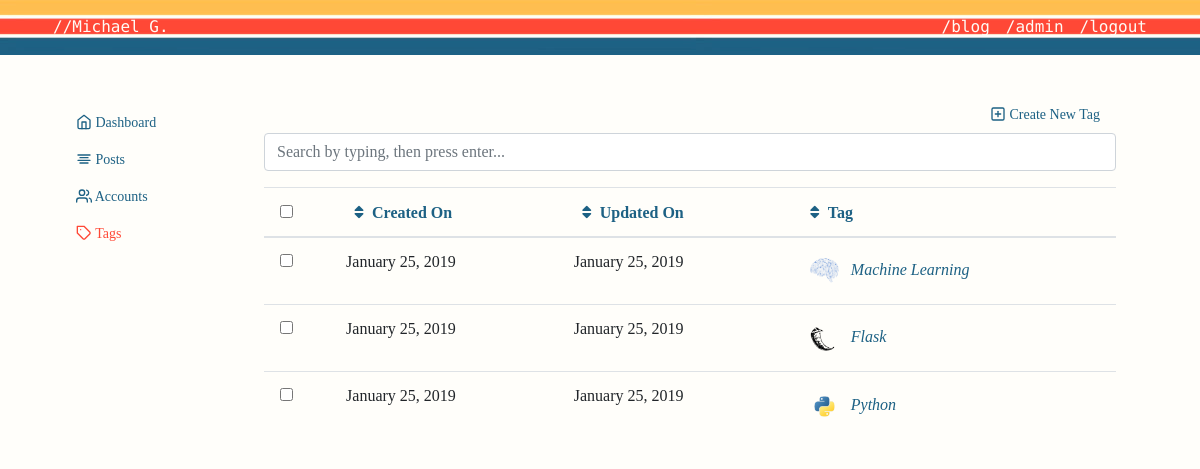
The page /admin/tags (signed in) on the database its author committed.
### personal_blog/models.py (models this page shows, shortened)
class Tag(ResourceMixin, db.Model):
    id = db.Column(db.Integer, primary_key=True)
    slug = db.Column(db.String(20), unique=True, nullable=False)
    tag_name = db.Column(db.String(20), unique=True, nullable=False)
    image_file = db.Column(db.String(20), nullable=False, default='default.jpg')

### personal_blog/views.py (the view)
@app.route("/admin/tags", methods=['GET', 'POST'])
@login_required
def admin_tags():
    search_form = SearchForm()
    bulk_form = BulkDeleteForm()
    sort_by = Tag.sort_by(request.args.get('sort', 'created_on'),
                          request.args.get('direction', 'desc'))
    order_values = '{0} {1}'.format(sort_by[0], sort_by[1])
    search = '%{0}%'.format(request.args.get('q', ''))
    tags = Tag.query \
        .filter(Tag.tag_name.ilike(search)) \
        .order_by(text(order_values)).all()
    return render_template('admin_tags.html', form=search_form, bulk_form=bulk_form, tags=tags, title='Tags')

### personal_blog/forms.py
class SearchForm(FlaskForm):
    q = StringField('Search terms', validators=[Optional(), Length(1, 256)])

class BulkDeleteForm(FlaskForm):
    scope = SelectField('Privileges',
                        choices=[('all_selected_items', 'All selected items'),
                                 ('all_search_results', 'All search results')],
                        validators=[DataRequired()]
                        )

### personal_blog/lib/util_sqlalchemy.py (called while the page is built)
    @classmethod
    def sort_by(cls, field, direction):
        if field not in cls.__table__.columns:
            field = 'created_on'
        if direction not in ('asc', 'desc'):
            direction = 'asc'
        return field, direction

### personal_blog/models.py (called while the page is built)
@login_manager.user_loader
def load_user(user_id):
    return User.query.get(int(user_id))

### personal_blog/templates/admin_tags.html (shortened to what this page needs)
{% extends "admin.html" %}
{% block admin %}
<a class= "nav-link" href="{{ url_for('new_tag') }}" id= "create"> <span data-feather="plus-square"></span> Create New Tag </a>
  <form action="{{ url_for('admin_tags') }}" method="get"
        id="" class="" role="form">
    <div class="form-group">
      <input type="text" class="form-control"
             id="q" name="q" value="{{ request.args.get('q', '') }}"
             placeholder="Search by typing, then press enter...">
    </div>
  </form>
  {% if tags.total == 0 %}
    <h3>No results found</h3>
    {% if request.args.get('q') %}
      <p>Try limiting or removing your search terms.</p>
    {% else %}
      <p>There are no tags present,
         you should <a href="{{ url_for('') }}">sign up</a>.</p>
    {% endif %}
  {% else %}
  <form action="{{ url_for('admin_tags_bulk_delete') }}" method="post"
        id="" class="" role="form">
      <table class="table">
        <thead>
          <tr>
            <th>
              <input id="select_all" name="select_all" type="checkbox">
            </th>
            <th class="col-header">
              {% set sort = request.args.get('sort', None) %}
              {% set direction = request.args.get('direction', 'asc') %}
              {% set q = request.args.get('q', '') %}
              {% set field = 'created_on' %}
              {% set label = 'Created On' %}
              {% if sort == field and direction == 'asc' %}
                {% set css = "fas fa-sort-down" %}
                {% set direction = 'desc' %}
              {% elif sort == field and direction == 'desc' %}
                {% set css = "fas fa-sort-up" %}
                {% set direction = 'asc' %}
              {% else %}
                {% set css = "fas fa-sort" %}
              {% endif %}
            <a class="{{ css }}" href="{{ url_for('admin_tags',
                                          q=q,
                                          sort=field,
                                          direction=direction,
                                          **request.view_args) }}">{{ label }}</a>
            </th>
            <th class="col-header">
              {% set sort = request.args.get('sort', None) %}
              {% set direction = request.args.get('direction', 'asc') %}
              {% set q = request.args.get('q', '') %}
              {% set field = 'updated_on' %}
              {% set label = 'Updated On' %}
              {% if sort == field and direction == 'asc' %}
                {% set css = "fas fa-sort-down" %}
                {% set direction = 'desc' %}
              {% elif sort == field and direction == 'desc' %}
                {% set css = "fas fa-sort-up" %}
                {% set direction = 'asc' %}
              {% else %}
                {% set css = "fas fa-sort" %}
              {% endif %}
            <a class="{{ css }}" href="{{ url_for('admin_users',
                                          q=q,
                                          sort=field,
                                          direction=direction,
                                          **request.view_args) }}">{{ label }}</a>
            </th>
            <th class="col-header">
              {% set sort = request.args.get('sort', None) %}
              {% set direction = request.args.get('direction', 'asc') %}
              {% set q = request.args.get('q', '') %}
              {% set field = 'tag_name' %}
              {% set label = 'Tag' %}
              {% if sort == field and direction == 'asc' %}
                {% set css = "fas fa-sort-down" %}
                {% set direction = 'desc' %}
              {% elif sort == field and direction == 'desc' %}
                {% set css = "fas fa-sort-up" %}
                {% set direction = 'asc' %}
              {% else %}
                {% set css = "fas fa-sort" %}
              {% endif %}
            <a class="{{ css }}" href="{{ url_for('admin_tags',
                                          q=q,
                                          sort=field,
                                          direction=direction,
                                          **request.view_args) }}">{{ label }}</a>
            </th>
          </tr>
        </thead>
        <tbody>
        {% for tag in tags %}
          <tr>
            <td>
              <input class="checkbox-item" id="bulk_ids" name="bulk_ids"
                     type="checkbox" value="{{ tag.id }}">
            </td>
            <td>
                {{ tag.created_on.strftime('%B %d, %Y') }}
            </td>
             <td>
                {{ tag.updated_on.strftime('%B %d, %Y') }}
            </td>
            <td>
              <a href="{{ url_for('update_tag', slug=tag.slug) }}">
                <div class="pull-left">
                  <i><img class="img-fluid rounded-circle article-img"
                          src="{{ url_for('static', filename='images/tags/' + tag.image_file) }}" >
                          {{ tag.tag_name }}
                  </i>
                </div>
              </a>
            </td>
          </tr>
        {% endfor %}
        </tbody>
      </table>
    </form>
  {% endif %}
{% endblock admin %}

### personal_blog/templates/admin.html (shortened to what this page needs)
{% extends "layout.html" %}
{% block content %}
<div class="container-fluid">
  <div class="row">
    <nav class="col-md-2 d-none d-md-block sidebar" id="sidbar">
      <div class="sidebar-sticky">
        <ul class="nav flex-column">
          <li class="nav-item">
            <a class= "nav-link" href="">
            <span data-feather="home"></span>
            Dashboard
            </a>
          </li>
          <li class="nav-item">
            {% if 'Posts' == title  %}
              {% set css = "nav-link active" %}
            {% else %}
              {% set css = "nav-link" %}
            {% endif %}
            <a class="{{ css }}" href="{{ url_for('admin_posts') }}">
            <span data-feather="align-center"></span>
              Posts
            </a>
          </li>
          <li class="nav-item">
            {% if 'Users' == title  %}
              {% set css = "nav-link active" %}
            {% else %}
              {% set css = "nav-link" %}
            {% endif %}
            <a class="{{ css }}" href="{{ url_for('admin_users') }}">
            <span data-feather="users"></span>
              Accounts
            </a>
          </li>
          <li class="nav-item">
            {% if 'Tags' == title  %}
              {% set css = "nav-link active" %}
            {% else %}
              {% set css = "nav-link" %}
            {% endif %}
            <a class= "{{ css }}" href="{{ url_for('admin_tags') }}">
            <span data-feather="tag"></span>
            Tags
            </a>
          </li>
        </ul>
      </div>
    </nav>
    <main role="main" class="col-md-9 ml-sm-auto col-lg-10 px-4">
      {% block admin %}{% endblock %}
      </div>
    </main>
{% endblock content %}

### personal_blog/templates/layout.html (shortened to what this page needs)
<!DOCTYPE html>
<html>
   <head>
      <link rel="stylesheet"
            href="https://stackpath.bootstrapcdn.com/bootstrap/4.2.1/css/bootstrap.min.css"
>
      <link rel="stylesheet"
            type="text/css"
            href="{{ url_for('static', filename='main.css') }}">
      <link rel="stylesheet"
            href="https://use.fontawesome.com/releases/v5.6.3/css/all.css"
>
   </head>
   <body>
      <header class="site-header">
         <nav class="navbar navbar-expand-md navbar-dark bg-steel fixed-top">
            <div class="container top-buffer">
               <div class="collapse navbar-collapse" id="navbarToggle">
                  <div class="navbar-nav mr-auto">
                     <a class="nav-item nav-link" href="{{ url_for('home') }}">//Michael G.</a>
                  </div>
                  <div class="navbar-nav">
                     {% if current_user.is_authenticated %}
                       <a class="nav-item nav-link" href="{{ url_for('blog') }}">/blog</a>
                       <a class="nav-item nav-link" href="{{ url_for('admin_posts') }}">/admin</a>
                       <a class="nav-item nav-link" href="{{ url_for('logout') }}">/logout</a>
                     {% else %}
                       <a class="nav-item nav-link" href="{{ url_for('blog') }}">/blog</a>
                       <a class="nav-item nav-link" href="{{ url_for('about') }}">/about</a>
                       <a class="nav-item nav-link" href="">/contact</a>
                       <a class="nav-item nav-link" href="{{ url_for('login') }}">/login</a>
                     {% endif %}
                  </div>
               </div>
            </div>
         </nav>
      </header>
      <main role="main" class="container">
         <div class="container">
            {% block content %}{% endblock %}
   </body>
</html>

### personal_blog/static/main.css (style rules this page uses)
a { color: #1d6184; }
.navbar { font-family: 'PT Mono', monospace; }
.top-buffer { margin-top: -1px; }
body { background: #fffefa; color: #333333; margin-top: 5rem; font-family: 'Zilla Slab', serif; font-weight: 400; font-style: normal; }
.bg-steel { background-image: url("images/design/retro_stripes_fade.jpg"); background-color: #1d6184; background-size: 696px 51px; background-repeat: repeat-x; }
.site-header .navbar-nav .nav-link { color: #fffcf6; }
.article-img { width: 45px; padding: .5rem ; }
.sidebar .nav-link.active { color: #ff4836; }
.feather { width: 16px; height: 16px; vertical-align: text-bottom; }
.sidebar .nav-link { font-weight: 500; font-size: .875rem; text-align: left; }
.nav-link { display: block; padding: .5rem 1rem; text-align: left; }
.sidebar { padding-left: 0px; padding-top: 8px; }
#create { font-weight: 500; font-size: .875rem; text-align: right; }
.fa-sort:before { content: "\f0dc"; padding: .5rem ; }

### rows shown on the page
Tag: created_on "January 25, 2019", updated_on "January 25, 2019", image_file (picture), tag_name "Machine Learning"
Tag: created_on "January 25, 2019", updated_on "January 25, 2019", image_file (picture), tag_name "Flask"
Tag: created_on "January 25, 2019", updated_on "January 25, 2019", image_file (picture), tag_name "Python"

### other values the page prints
{{ label }} "Created On"
{{ label }} "Updated On"
{{ label }} "Tag"
